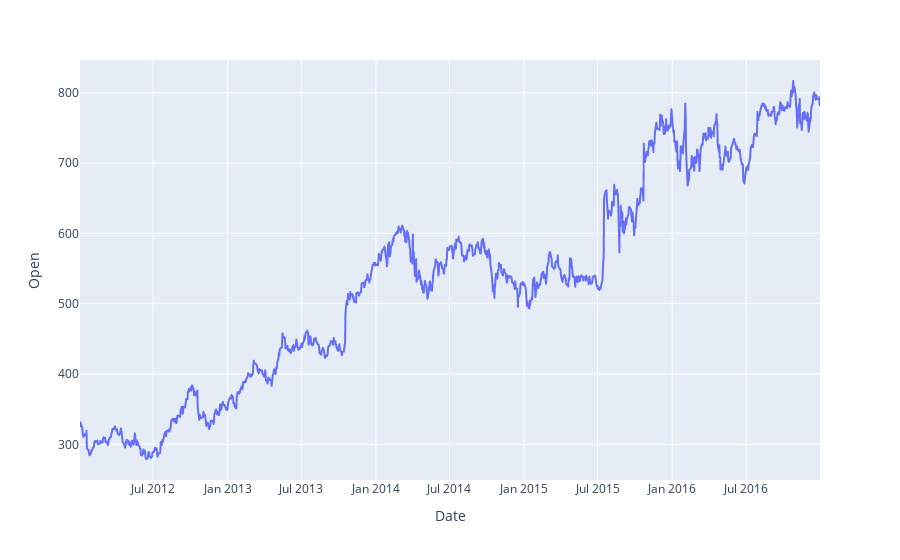

The code cell stored with this chart in its notebook:
### Markdown cell above
## Time Series Date Plot

### Code cell
px.line(df,x="Date",y="Open")

### Figure 1 — Plotly figure (JSON) as saved in the notebook; plotly's stock layout.template omitted (floating-point values rounded to 4 significant figures; data arrays with more than 128 entries replaced by an {"elided": "..."} marker saying what was removed)
{"data": [{"hovertemplate": "Date=%{x}<br>Open=%{y}<extra></extra>", "legendgroup": "", "line": {"color": "#636efa", "dash": "solid"}, "mode": "lines", "name": "", "showlegend": false, "type": "scattergl", "x": {"elided": "1258 str values"}, "xaxis": "x", "y": {"elided": "1258 float values"}, "yaxis": "y"}], "layout": {"legend": {"tracegroupgap": 0}, "margin": {"t": 60}, "xaxis": {"anchor": "y", "domain": [0, 1], "title": {"text": "Date"}}, "yaxis": {"anchor": "x", "domain": [0, 1], "title": {"text": "Open"}}}}
